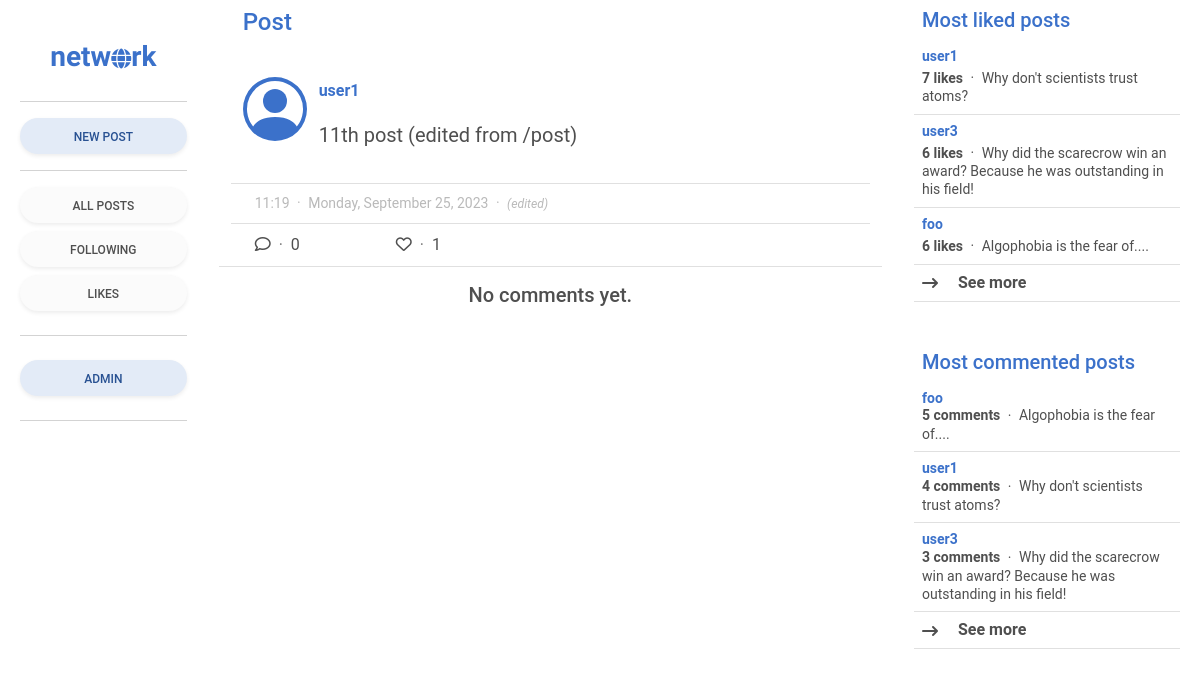
Before: /post/11 (signed in) with the older database file.
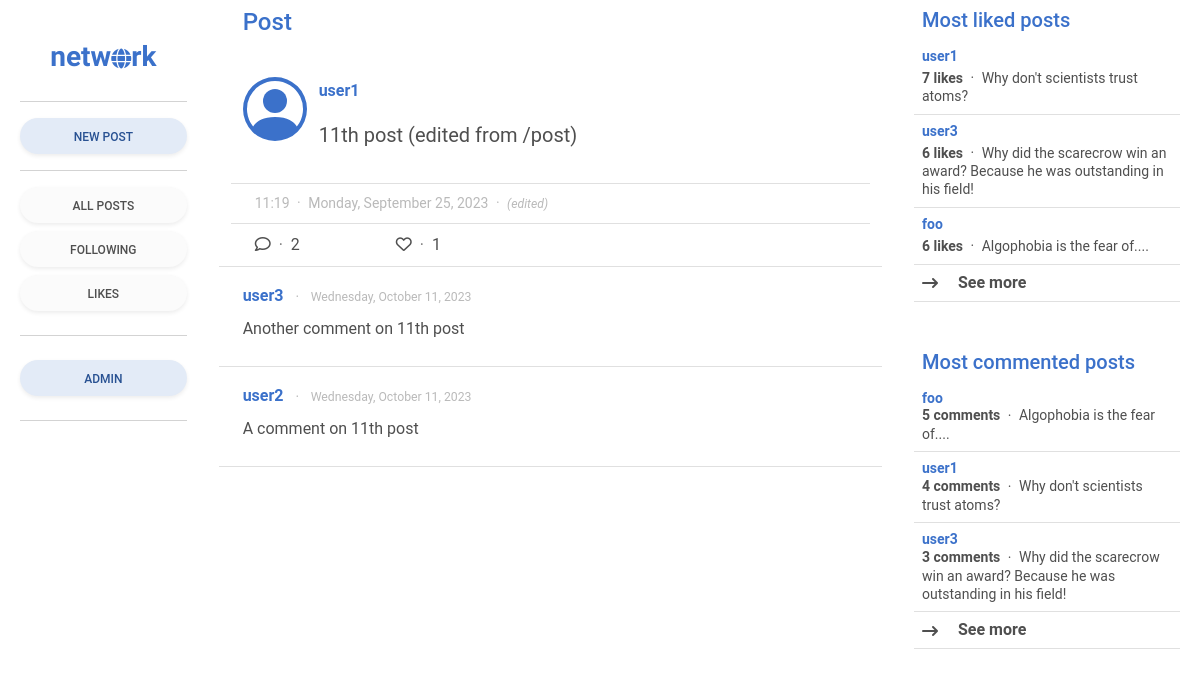
After: the same page with the newer database file.
### network/models.py (models this page shows, shortened)
class User(AbstractUser):
    pass
    date_joined = models.DateTimeField(auto_now_add=True)
    following = models.ManyToManyField("self", blank=True, related_name="followers", symmetrical=False)
    def most_followed_users():
        users = User.objects.annotate(follower_count=Count('followers'))
        return users.order_by('-follower_count')

class Post(models.Model):
    content = models.CharField(max_length=255)
    poster = models.ForeignKey(User, on_delete=models.CASCADE, related_name="posts")
    likers = models.ManyToManyField(User, blank=True, related_name="likes")
    date_posted = models.DateTimeField(auto_now_add=True)
    edited = models.BooleanField(default=False)
    def most_liked_posts():
        posts = Post.objects.annotate(likes_count=Count('likers'))
        return posts.order_by('-likes_count')
    def most_commented_posts():
        posts = Post.objects.annotate(comment_count=Count('comments'))
        return posts.order_by('-comment_count')
    class Meta:
        ordering = ["-date_posted"]

class Comment(models.Model):
    main_post = models.ForeignKey(Post, on_delete=models.SET_DEFAULT, default="Post deleted.", related_name="comments")
    comment = models.CharField(max_length=255)
    commenter = models.ForeignKey(User, on_delete=models.CASCADE, related_name="commenter")
    commented = models.DateTimeField(auto_now_add=True)
    class Meta:
        ordering = ["-commented"]

### network/views.py (the view, shortened to what this page needs)
# urls.py: path("post/<int:id>", views.post, name="post"),
def post(request, id):
    most_followed_users = User.most_followed_users()
    most_liked_posts = Post.most_liked_posts()
    most_commented_posts = Post.most_commented_posts()
    post = Post.objects.get(pk=id)
    post_comments = post.comments.all()
    return render(request, "network/post.html", {
        "post": post,
        "post_comments": post_comments,
        "most_followed_users": most_followed_users,
        "most_liked_posts": most_liked_posts,
        "most_commented_posts": most_commented_posts,
    })

### network/templates/network/post.html (shortened to what this page needs)
{% extends "network/layout.html" %}
{% block sidebar_left %}
    {% include "network/sidebar_left.html" %}
{% endblock %}
{% block main %}
    <div class="h4 mb-0 pb-4 pt-2 px-4 text-primary sticky-top transparan">
        Post
    </div>
    <div class="container border-bottom" id="post_id_{{ post.id }}">
        <div class="px-4 pt-3 border-bottom">
            <div class="row">
                <div class="col-auto p-0">
                    <a href="{% url 'profile' user=post.poster.username %}">
                    </a>
                </div>
                <div class="col align-self-center">
                    <div>
                        <a href="{% url 'profile' user=post.poster.username %}" class="fw-bold text-decoration-none align-middle">
                            {{ post.poster.username }}
                        </a>
                    </div>
                    <div class="py-3 blockquote" id="og_{{post.id}}">{{ post.content }}</div>
                </div>
            </div>
        </div>
        <div class="border-bottom py-2 px-4">
            <div class="small text-muted opacity-50">
                {{ post.date_posted.time|date:"h:i"}}
                <span class="mx-1 align-self-center">&#183;</span>
                {{post.date_posted.date|date:"l, F j, Y"}}
                <span class="mx-1 align-self-center">&#183;</span>
                <span class="small align-self-center fst-italic" id="editedStatus_{{ post.id }}">
                    {% if post.edited %}
                    (edited)
                    {% endif %}
                </span>
            </div>
        </div>
        <div class="px-4 py-2 d-flex justify-content-start align-items-center">
            <div class="pe-5" role="button" data-mdb-toggle="modal" data-mdb-target="#comment_modal_{{ post.id }}">
                <i class="fa-regular fa-comment"></i>
                <span class="mx-1 text-muted">&#183;</span>
                {% if post.comments.count %}
                {{ post.comments.count }}
                {% else %}
                0
                {% endif %}
            </div>
            <div class="px-5">
                <span id="likes_button_{{ post.id }}" role="button" onclick="likePost({{ post.id }})">
                    <i
                    {% if user.is_authenticated %}
                    class="fa-regular fa-heart"
                    {% else %}
                    class="fa-regular fa-heart" role="button" data-mdb-toggle="modal" data-mdb-target="#like_post_{{ post.id }}" {% endif %}>
                    </i>
                </span>
                <span class="mx-1 text-muted">&#183;</span>
                <span role="button" data-mdb-toggle="modal" data-mdb-target="#likers_modal_{{ post.id }}" id="likes_number_{{ post.id }}">
                    {% if post.likers.count %}
                    {{ post.likers.count }}
                    {% else %}
                    0
                    {% endif %}
                </span>
            </div>
        </div>
    </div>
    <div class="container px-0 pb-4">
        {% include "network/comments.html" with comments=post.comments.all %}
    </div>
{% endblock %}
{% block sidebar_right %}
    {% include "network/sidebar_right.html" %}
{% endblock %}

### network/templates/network/layout.html (shortened to what this page needs)
{% load static %}
<!DOCTYPE html>
<html lang="en">
    <head>
        <link rel="stylesheet" href="https://cdn.jsdelivr.net/npm/bootstrap-icons@1.10.5/font/bootstrap-icons.css">
        <link href="https://cdnjs.cloudflare.com/ajax/libs/mdb-ui-kit/6.4.1/mdb.min.css" rel="stylesheet" />
        <link href="https://cdnjs.cloudflare.com/ajax/libs/font-awesome/6.0.0/css/all.min.css" rel="stylesheet" />
        <link href="{% static 'network/styles.css' %}" rel="stylesheet">
    </head>
    <body>
        <div class="container-flow px-3">
            <div class="row d-flex">
                <div class="px-3 col-lg-2 col-md-3 col-sm-3 mt-4">
                    {% block sidebar_left %}
                    {% endblock %}
                </div>
                <div class="px-3 col-lg-7 col-md-6 col-sm-9 overflow-auto" style="max-height:100vh;">
                    {% block main %}
                    {% endblock %}
                </div>
                <div class="px-3 col-lg-3 col-md-3 pt-2 d-sm-none d-none d-md-block">
                    {% block sidebar_right %}
                    {% endblock %}
                </div>
            </div>
        </div>
    </body>
</html>

### network/templates/network/sidebar_left.html (shortened to what this page needs)
    <div class="d-grid gap-2">
        <a href="/" class="h3 mt-3 text-center comfortaa fw-bold">
            netw<i class="fa-solid fa-globe h5"></i>rk
        </a>
    </div>
    <hr>
    {% if user.is_authenticated %}
    <div class="d-grid gap-2">
        <button class="btn btn-secondary btn-rounded shadow-sm" data-mdb-toggle="modal"
            data-mdb-target="#newpost">
            New Post
        </button>
    </div>
    {% endif %}
    <hr>
    <div class="d-grid gap-2">
        {% if user.is_authenticated %}
        <a href="{% url 'index' %}" class="btn btn-light btn-rounded shadow-sm">All Posts</a>
        <a href="{% url 'following' %}" class="btn btn-light btn-rounded shadow-sm">Following</a>
        <a href="{% url 'likes' %}" class="btn btn-light btn-rounded shadow-sm">Likes</a>
        <hr>
        <button class="btn btn-secondary btn-rounded shadow-sm" type="button" id="my_account" data-mdb-toggle="dropdown"
            aria-expanded="false">
            {{ user.username }}
        </button>
        <hr>
        {% endif %}
    </div>

### network/templates/network/comments.html
{% load humanize %}
{% if not user.is_authenticated %}
<div class="container p-0">
    <h5 class="text-center p-3">You must <a href="{% url 'login' %}">Log In</a> to view this.</h5>
</div>
{% else %}
    {% if not comments %}
    <div class="container p-0">
        <h5 class="text-center p-3">No comments yet.</h5>
    </div>
    {% else%}
        {% for comment in comments %}
        <a href="{% url 'profile' user=comment.commenter.username %}">
            <div class="col px-4 py-3 border-bottom post">
                    <span class="fw-bold text-primary">
                        {{ comment.commenter.username }}
                    </span>
                    <span class="small text-muted opacity-50 align-middle">
                        <span class="mx-2 align-middle">&#183;</span>
                        <span class="small align-middle">
                            {{ comment.commented.date|date:"l, F j, Y" }}
                        </span>
                    </span>
                    <div class="my-2 text-body">{{ comment.comment }}</div>
            </div>
        </a>
        {% endfor %}
    {% endif %}
{% endif %}

### network/templates/network/sidebar_right.html (shortened to what this page needs)
<div class="mb-5 lh-sm">
    <div class="h5 px-2 text-primary sticky-top transparan">Most liked posts</div>
    <div class="list-group list-group-light list-group-small">
        {% for post in most_liked_posts|slice:":3" %}
        <div class="post p-2 border-bottom small">
            <a href="{% url 'post' id=post.id %}" class="text-body text-decoration-none align-middle">
                <div class="text-primary fw-bold mb-1">{{ post.poster.username }}</div>
                <span class="fw-bold">{{ post.likers.count }} likes</span>
                <span class="mx-1 align-middle">&#183;</span>
                <span>{{post.content}}</span>
            </a>
        </div>
        {% endfor %}
        <div class="fw-bold post p-2 border-bottom" role="button" data-mdb-toggle="modal" data-mdb-target="#most_liked_posts">
            <i class="align-middle me-3 fa-solid fa-arrow-right-long"></i>
            See more
        </div>
    </div>
</div>
<div class="lh-sm">
    <div class="h5 px-2 text-primary">Most commented posts</div>
    <div class="list-group list-group-light list-group-small">
        {% for post in most_commented_posts|slice:":3" %}
        <div class="post p-2 border-bottom small">
            <a href="{% url 'post' id=post.id %}" class="text-body text-decoration-none align-middle">
                <div class="text-primary fw-bold">{{ post.poster.username }}</div>
                <span class="fw-bold">{{ post.comments.count }} comments</span>
                <span class="mx-1 align-middle">&#183;</span>
                {{ post.content }}
            </a>
        </div>
        {% endfor %}
        <div class="fw-bold post p-2 border-bottom" role="button" data-mdb-toggle="modal" data-mdb-target="#most_commented_posts">
            <i class="align-middle me-3 fa-solid fa-arrow-right-long"></i>
            See more
        </div>
    </div>
</div>

### network/static/network/styles.css (style rules this page uses)
.comfortaa { font-family: comfortaa, sans-serif; }
.transparan { background: rgba(255, 255, 255, 0.75); backdrop-filter: blur(2px); }

Changed rows visible on the page:
shown differently, row unchanged: Post "11th post (edited from /post)": comments.count (not shown) → "2"
added Comment: commenter.username "user3", commented "Wednesday, October 11, 2023", comment "Another comment on 11th post"
added Comment: commenter.username "user2", commented "Wednesday, October 11, 2023", comment "A comment on 11th post"
Other visible differences:
text no longer shown: "0 No comments yet."
